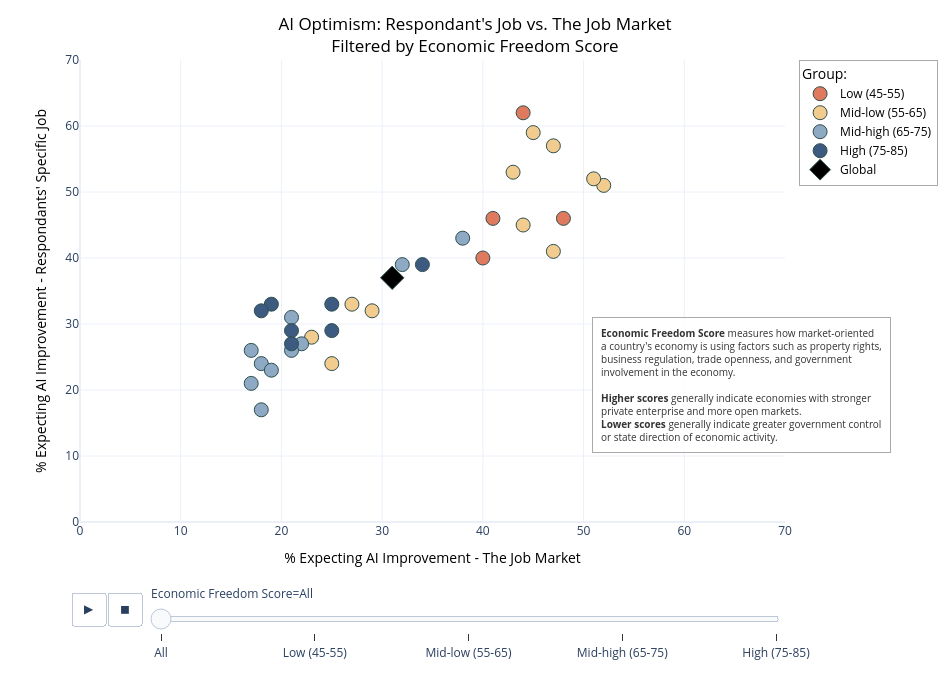

The cell this chart's notebook holds for it:
### Code cell
# pivot table
df_plot = all_data.pivot(
    index=['Country', 'Freedom Score'],
    columns='Category',
    values='% expecting improvement'
).reset_index()

# rename to Economic Freedom Score everywhere
df_plot = df_plot.rename(columns={'Freedom Score': 'Economic Freedom Score'})
df_plot['OriginalBin'] = df_plot['Economic Freedom Score']

bin_list = ['All', 'Low (45-55)', 'Mid-low (55-65)', 'Mid-high (65-75)', 'High (75-85)']

# "All" frame
all_df = df_plot.copy()
all_df['Economic Freedom Score'] = 'All'

df_animated = pd.concat([all_df, df_plot], ignore_index=True)

# Duplicate global into every frame
global_base = df_plot[df_plot['Country'] == 'Global'].copy()
extra_globals = []
for b in bin_list:
    already_present = df_animated[
        (df_animated['Country'] == 'Global') & (df_animated['Economic Freedom Score'] == b)
    ]
    if already_present.empty:
        g = global_base.copy()
        g['Economic Freedom Score'] = b
        extra_globals.append(g)

if extra_globals:
    df_animated = pd.concat([df_animated] + extra_globals, ignore_index=True)

# color by original bin
df_animated['LegendGroup'] = df_animated.apply(
    lambda row: 'Global' if row['Country'] == 'Global' else row['OriginalBin'],
    axis=1
)

# NaN placeholders so Plotly clears missing groups per frame
all_legend_groups = ['Low (45-55)', 'Mid-low (55-65)', 'Mid-high (65-75)', 'High (75-85)', 'Global']
placeholder_rows = []
for b in bin_list:
    for lg in all_legend_groups:
        has_data = df_animated[
            (df_animated['Economic Freedom Score'] == b) &
            (df_animated['LegendGroup'] == lg)
        ]
        if has_data.empty:
            placeholder_rows.append({
                'Country': '__placeholder__',
                'Economic Freedom Score': b,
                'OriginalBin': lg,
                'LegendGroup': lg,
                'The job market': float('nan'),
                'My job': float('nan')
            })

if placeholder_rows:
    df_animated = pd.concat([df_animated, pd.DataFrame(placeholder_rows)], ignore_index=True)

# Custom group colors
color_discrete_map = {
    'Low (45-55)':      "#E07A5F",
    'Mid-low (55-65)':  "#F2CC8F",
    'Mid-high (65-75)': '#8DA9C4',
    'High (75-85)':     "#3D5A80",
    'Global':           'black'
}

# create figure
fig = px.scatter(
    df_animated,
    x='The job market',
    y='My job',
    color='LegendGroup',
    color_discrete_map=color_discrete_map,
    animation_frame='Economic Freedom Score',
    hover_name='Country',
    # Hide certain animation + legendgroup from tooltop
    hover_data={
        'Economic Freedom Score': False,
        'LegendGroup': False,
        'The job market': ':.1f',
        'My job': ':.1f'
    },
    category_orders={
        'LegendGroup': ['Low (45-55)', 'Mid-low (55-65)', 'Mid-high (65-75)', 'High (75-85)', 'Global'],
        'Economic Freedom Score': bin_list
    },
    labels={
        'The job market': '% Expecting AI Improvement - The Job Market',
        'My job': "% Expecting AI Improvement - Respondants' Specific Job",
        'LegendGroup': 'Group:'
    }
)

# formatting
fig.update_xaxes(range=[0, 70])
fig.update_yaxes(range=[0, 70])
fig.update_traces(marker=dict(size=14, line=dict(width=1, color='DarkSlateGrey')))

# Global = black diamond in base traces
fig.update_traces(
    marker=dict(size=18, color='black', symbol='diamond'),
    selector=dict(legendgroup='Global')
)

# apply diamond to every animation frame
for frame in fig.frames:
    for trace in frame.data:
        if trace.legendgroup == 'Global':
            trace.update(marker=dict(size=18, color='black', symbol='diamond'))

# informative textbox bottom right
fig.add_annotation(
    text=(
        "<b>Economic Freedom Score</b> measures how market-oriented<br>"
        "a country's economy is using factors such as property rights,<br>"
        "business regulation, trade openness, and government<br>"
        "involvement in the economy.<br><br>"
        "<b>Higher scores</b> generally indicate economies with stronger<br>"
        "private enterprise and more open markets.<br>"
        "<b>Lower scores</b> generally indicate greater government control<br>"
        "or state direction of economic activity."
    ),
    xref='paper', yref='paper',
    x=1.15, y=0.15,
    xanchor='right', yanchor='bottom',
    showarrow=False,
    font=dict(size=10, color='#333333'),
    bgcolor='rgba(255, 255, 255, 0.85)',
    bordercolor='#AAAAAA',
    borderwidth=1,
    borderpad=8,
    align='left'
)

# ensure all title colors are black
fig.update_layout(
    title=dict(
        text="AI Optimism: Respondant's Job vs. The Job Market<br>Filtered by Economic Freedom Score",
        x=0.5,
        xanchor='center',
        font=dict(color='black')     
    ),
    xaxis=dict(
        title=dict(
            text='% Expecting AI Improvement - The Job Market',
            font=dict(color='black') 
        )
    ),
    yaxis=dict(
        title=dict(
            text="% Expecting AI Improvement - Respondants' Specific Job",
            font=dict(color='black')  
        )
    ),
    legend_title='Group:',
    height=680,
    width=950,
    template='plotly_white',
    legend=dict(
        bordercolor='#AAAAAA',
        borderwidth=1,
        bgcolor='rgba(255, 255, 255, 0.85)',
        font=dict(color='black'),
        title=dict(
            text='Group:',
            font=dict(color='black')
        )
))

fig.show()

fig.write_html('ai_optimism_scatterplot.html')
fig.write_image('ai_optimism_scatterplot.png')

### Figure 1 — Plotly figure (JSON) as saved in the notebook; plotly's stock layout.template omitted (floating-point values rounded to 4 significant figures)
{"data": [{"customdata": [["All", "Low (45-55)"], ["All", "Low (45-55)"], ["All", "Low (45-55)"], ["All", "Low (45-55)"]], "hovertemplate": "<b>%{hovertext}</b><br><br>% Expecting AI Improvement - The Job Market=%{x:.1f}<br>% Expecting AI Improvement - Respondants' Specific Job=%{y:.1f}<extra></extra>", "hovertext": ["Argentina", "Brazil", "China", "India"], "legendgroup": "Low (45-55)", "marker": {"color": "#E07A5F", "line": {"color": "DarkSlateGrey", "width": 1}, "size": 14, "symbol": "circle"}, "mode": "markers", "name": "Low (45-55)", "orientation": "v", "showlegend": true, "type": "scatter", "x": [40.0, 41.0, 44.0, 48.0], "xaxis": "x", "y": [40.0, 46.0, 62.0, 46.0], "yaxis": "y"}, {"customdata": [["All", "Mid-low (55-65)"], ["All", "Mid-low (55-65)"], ["All", "Mid-low (55-65)"], ["All", "Mid-low (55-65)"], ["All", "Mid-low (55-65)"], ["All", "Mid-low (55-65)"], ["All", "Mid-low (55-65)"], ["All", "Mid-low (55-65)"], ["All", "Mid-low (55-65)"], ["All", "Mid-low (55-65)"], ["All", "Mid-low (55-65)"]], "hovertemplate": "<b>%{hovertext}</b><br><br>% Expecting AI Improvement - The Job Market=%{x:.1f}<br>% Expecting AI Improvement - Respondants' Specific Job=%{y:.1f}<extra></extra>", "hovertext": ["Colombia", "France", "Hungary", "Indonesia", "Italy", "Mexico", "Peru", "South Africa", "Spain", "Thailand", "Turkey"], "legendgroup": "Mid-low (55-65)", "marker": {"color": "#F2CC8F", "line": {"color": "DarkSlateGrey", "width": 1}, "size": 14, "symbol": "circle"}, "mode": "markers", "name": "Mid-low (55-65)", "orientation": "v", "showlegend": true, "type": "scatter", "x": [44.0, 27.0, 25.0, 45.0, 29.0, 52.0, 47.0, 43.0, 23.0, 51.0, 47.0], "xaxis": "x", "y": [45.0, 33.0, 24.0, 59.0, 32.0, 51.0, 57.0, 53.0, 28.0, 52.0, 41.0], "yaxis": "y"}, {"customdata": [["All", "Mid-high (65-75)"], ["All", "Mid-high (65-75)"], ["All", "Mid-high (65-75)"], ["All", "Mid-high (65-75)"], ["All", "Mid-high (65-75)"], ["All", "Mid-high (65-75)"], ["All", "Mid-high (65-75)"], ["All", "Mid-high (65-75)"], ["All", "Mid-high (65-75)"], ["All", "Mid-high (65-75)"]], "hovertemplate": "<b>%{hovertext}</b><br><br>% Expecting AI Improvement - The Job Market=%{x:.1f}<br>% Expecting AI Improvement - Respondants' Specific Job=%{y:.1f}<extra></extra>", "hovertext": ["Belgium", "Canada", "Chile", "Germany", "Japan", "Malaysia", "Poland", "South Korea", "United Kingdom", "United States"], "legendgroup": "Mid-high (65-75)", "marker": {"color": "#8DA9C4", "line": {"color": "DarkSlateGrey", "width": 1}, "size": 14, "symbol": "circle"}, "mode": "markers", "name": "Mid-high (65-75)", "orientation": "v", "showlegend": true, "type": "scatter", "x": [17.0, 18.0, 32.0, 22.0, 18.0, 38.0, 17.0, 19.0, 21.0, 21.0], "xaxis": "x", "y": [26.0, 24.0, 39.0, 27.0, 17.0, 43.0, 21.0, 23.0, 26.0, 31.0], "yaxis": "y"}, {"customdata": [["All", "High (75-85)"], ["All", "High (75-85)"], ["All", "High (75-85)"], ["All", "High (75-85)"], ["All", "High (75-85)"], ["All", "High (75-85)"], ["All", "High (75-85)"]], "hovertemplate": "<b>%{hovertext}</b><br><br>% Expecting AI Improvement - The Job Market=%{x:.1f}<br>% Expecting AI Improvement - Respondants' Specific Job=%{y:.1f}<extra></extra>", "hovertext": ["Australia", "Ireland", "Netherlands", "New Zealand", "Singapore", "Sweden", "Switzerland"], "legendgroup": "High (75-85)", "marker": {"color": "#3D5A80", "line": {"color": "DarkSlateGrey", "width": 1}, "size": 14, "symbol": "circle"}, "mode": "markers", "name": "High (75-85)", "orientation": "v", "showlegend": true, "type": "scatter", "x": [21.0, 25.0, 21.0, 19.0, 34.0, 18.0, 25.0], "xaxis": "x", "y": [29.0, 33.0, 27.0, 33.0, 39.0, 32.0, 29.0], "yaxis": "y"}, {"customdata": [["All", "Global"]], "hovertemplate": "<b>%{hovertext}</b><br><br>% Expecting AI Improvement - The Job Market=%{x:.1f}<br>% Expecting AI Improvement - Respondants' Specific Job=%{y:.1f}<extra></extra>", "hovertext": ["Global"], "legendgroup": "Global", "marker": {"color": "black", "line": {"color": "DarkSlateGrey", "width": 1}, "size": 18, "symbol": "diamond"}, "mode": "markers", "name": "Global", "orientation": "v", "showlegend": true, "type": "scatter", "x": [31.0], "xaxis": "x", "y": [37.0], "yaxis": "y"}], "layout": {"annotations": [{"align": "left", "bgcolor": "rgba(255, 255, 255, 0.85)", "bordercolor": "#AAAAAA", "borderpad": 8, "borderwidth": 1, "font": {"color": "#333333", "size": 10}, "showarrow": false, "text": "<b>Economic Freedom Score</b> measures how market-oriented<br>a country's economy is using factors such as property rights,<br>business regulation, trade openness, and government<br>involvement in the economy.<br><br><b>Higher scores</b> generally indicate economies with stronger<br>private enterprise and more open markets.<br><b>Lower scores</b> generally indicate greater government control<br>or state direction of economic activity.", "x": 1.15, "xanchor": "right", "xref": "paper", "y": 0.15, "yanchor": "bottom", "yref": "paper"}], "height": 680, "legend": {"bgcolor": "rgba(255, 255, 255, 0.85)", "bordercolor": "#AAAAAA", "borderwidth": 1, "font": {"color": "black"}, "title": {"font": {"color": "black"}, "text": "Group:"}, "tracegroupgap": 0}, "margin": {"t": 60}, "sliders": [{"active": 0, "currentvalue": {"prefix": "Economic Freedom Score="}, "len": 0.9, "pad": {"b": 10, "t": 60}, "steps": [{"args": [["All"], {"frame": {"duration": 0, "redraw": false}, "fromcurrent": true, "mode": "immediate", "transition": {"duration": 0, "easing": "linear"}}], "label": "All", "method": "animate"}, {"args": [["Low (45-55)"], {"frame": {"duration": 0, "redraw": false}, "fromcurrent": true, "mode": "immediate", "transition": {"duration": 0, "easing": "linear"}}], "label": "Low (45-55)", "method": "animate"}, {"args": [["Mid-low (55-65)"], {"frame": {"duration": 0, "redraw": false}, "fromcurrent": true, "mode": "immediate", "transition": {"duration": 0, "easing": "linear"}}], "label": "Mid-low (55-65)", "method": "animate"}, {"args": [["Mid-high (65-75)"], {"frame": {"duration": 0, "redraw": false}, "fromcurrent": true, "mode": "immediate", "transition": {"duration": 0, "easing": "linear"}}], "label": "Mid-high (65-75)", "method": "animate"}, {"args": [["High (75-85)"], {"frame": {"duration": 0, "redraw": false}, "fromcurrent": true, "mode": "immediate", "transition": {"duration": 0, "easing": "linear"}}], "label": "High (75-85)", "method": "animate"}], "x": 0.1, "xanchor": "left", "y": 0, "yanchor": "top"}], "title": {"font": {"color": "black"}, "text": "AI Optimism: Respondant's Job vs. The Job Market<br>Filtered by Economic Freedom Score", "x": 0.5, "xanchor": "center"}, "updatemenus": [{"buttons": [{"args": [null, {"frame": {"duration": 500, "redraw": false}, "fromcurrent": true, "mode": "immediate", "transition": {"duration": 500, "easing": "linear"}}], "label": "&#9654;", "method": "animate"}, {"args": [[null], {"frame": {"duration": 0, "redraw": false}, "fromcurrent": true, "mode": "immediate", "transition": {"duration": 0, "easing": "linear"}}], "label": "&#9724;", "method": "animate"}], "direction": "left", "pad": {"r": 10, "t": 70}, "showactive": false, "type": "buttons", "x": 0.1, "xanchor": "right", "y": 0, "yanchor": "top"}], "width": 950, "xaxis": {"anchor": "y", "domain": [0, 1], "range": [0, 70], "title": {"font": {"color": "black"}, "text": "% Expecting AI Improvement - The Job Market"}}, "yaxis": {"anchor": "x", "domain": [0, 1], "range": [0, 70], "title": {"font": {"color": "black"}, "text": "% Expecting AI Improvement - Respondants' Specific Job"}}}}
